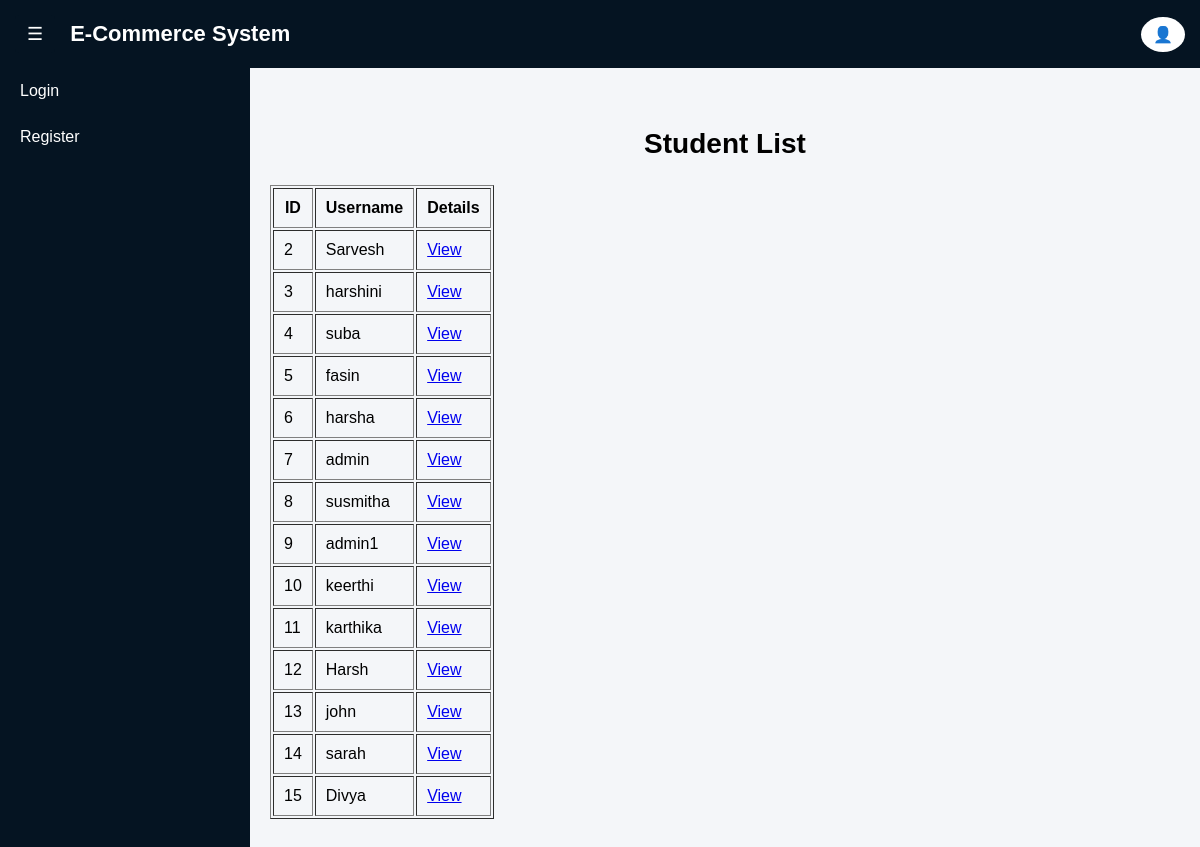
/students/, run on an earlier commit of the app's database.
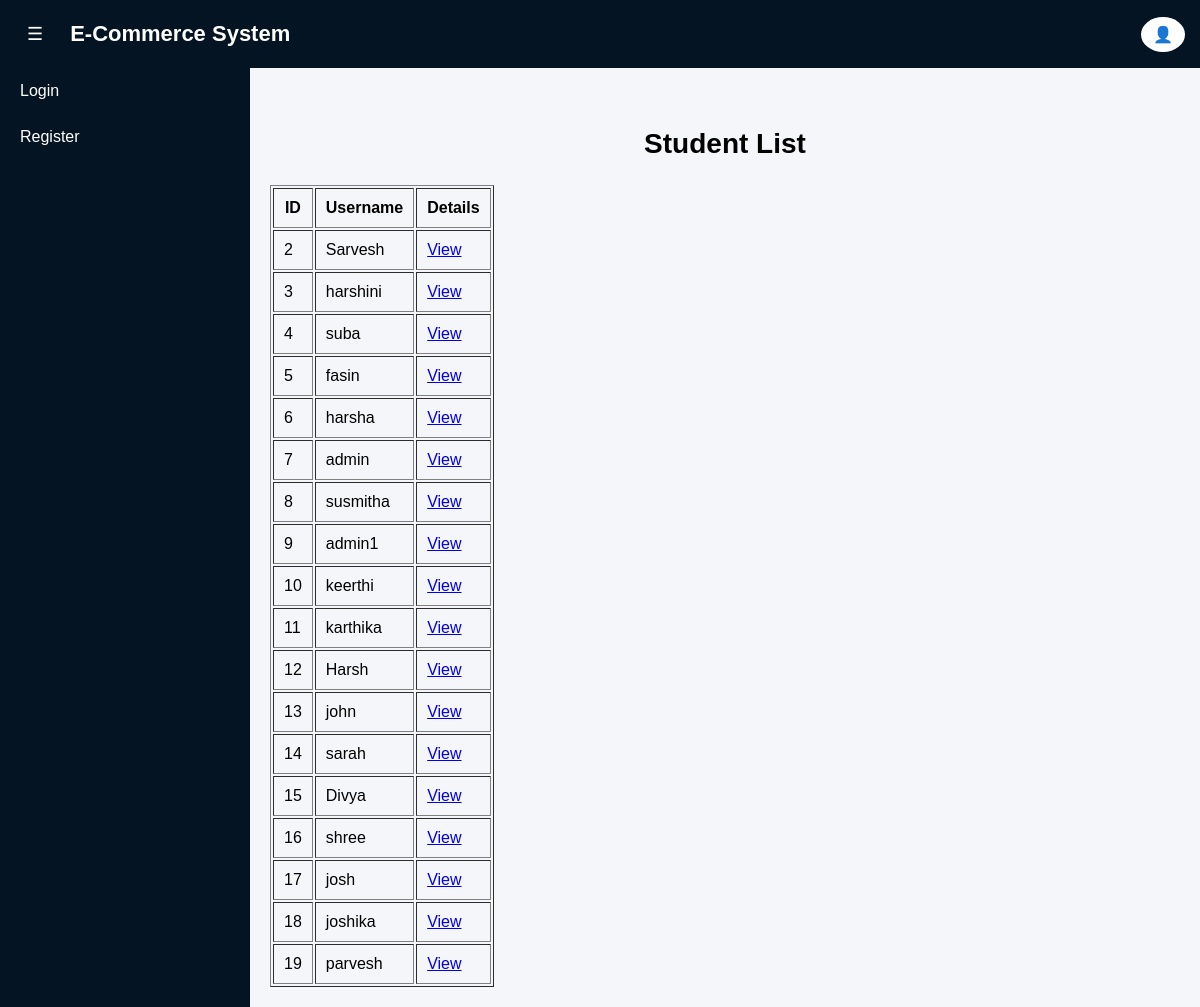
And on a later commit of the database.
### ecom_app/models.py (models this page shows, shortened)
class CustomUser(AbstractUser):
    ROLE_CHOICES = (
        ('ADMIN', 'Admin'),
        ('STUDENT', 'Student'),
    )
    role = models.CharField(max_length=10, choices=ROLE_CHOICES, default='STUDENT')
    phone_number = models.CharField(max_length=15, null=True, blank=True)
    college_name = models.CharField(max_length=255, null=True, blank=True)
    department = models.CharField(max_length=255, null=True, blank=True)
    year_of_study = models.CharField(max_length=50, null=True, blank=True)
    address = models.TextField(max_length=255, null=True, blank=True)
    city = models.CharField(max_length=100, null=True, blank=True)
    state = models.CharField(max_length=100, null=True, blank=True)
    pincode = models.CharField(max_length=10, null=True, blank=True)
    is_student_registered = models.BooleanField(default=False)
    is_student_registered = models.BooleanField(default=False)

### ecom_app/views.py (the view)
# urls.py: path('students/', views.admin_student_list, name='admin_student_list'),
def admin_student_list(request):
    students = CustomUser.objects.all()
    return render(request, 'store/admin_student_list.html', {'students': students})

### ecom_app/templates/store/admin_student_list.html
{% extends 'store/admin_base.html' %}
{% block content %}
<h2 style="text-align:center; font-size:28px; font-weight:bold; margin-top:40px; margin-bottom:25px;">
    Student List
</h2>
<table border="1" cellpadding="10">
<tr>
    <th>ID</th>
    <th>Username</th>
    <th>Details</th>
</tr>
{% for student in students %}
<tr>
    <td>{{ student.id }}</td>
    <td>{{ student.username }}</td>
    <td>
        <a href="{% url 'admin_student_details' student.id %}">
            View
        </a>
    </td>
</tr>
{% endfor %}
</table>
{% endblock %}

What changed in the data, as far as the page shows it:
added CustomUser: id "16", username "shree"
added CustomUser: id "17", username "josh"
added CustomUser: id "18", username "joshika"
added CustomUser: id "19", username "parvesh"
